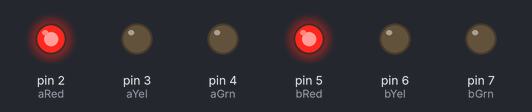
The sketch below on a simulated Arduino Uno, built with avr-gcc and run on an emulated ATmega328P. Shown: output pins drawn as LEDs (lit = HIGH).

Above: at 0.1 s.
At 5.1 s:
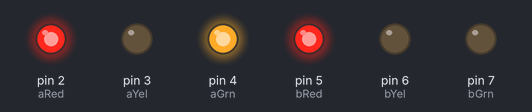
At 10.1 s:
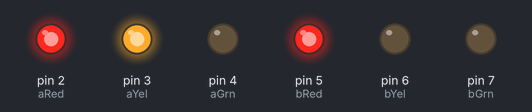
At 18.1 s:
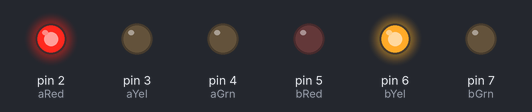
At 26.1 s:
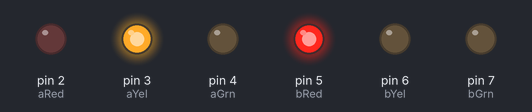
At 37.1 s:
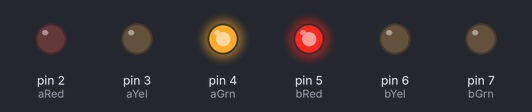
Timing chart, 0 to 38.6 s (numbered marks = the images above):
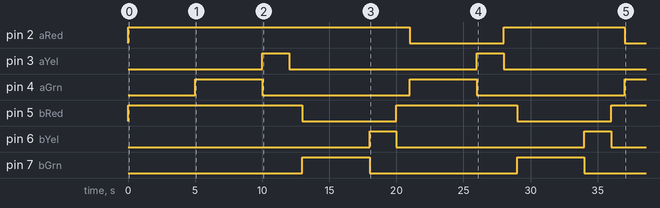

The sketch:

Traffic_light.ino
```cpp
int aRed = 2, aYel = 3, aGrn = 4;
int bRed = 5, bYel = 6, bGrn = 7;

void setup() {
  int pins[] = {2,3,4,5,6,7};
  for (int i = 0; i < 6; i++)
    {
      pinMode(pins[i], OUTPUT);
      digitalWrite(pins[i], LOW);
    }
  digitalWrite(aRed, HIGH);
  digitalWrite(bRed, HIGH);
  delay(5000);
}
void loop()
{
  digitalWrite(aGrn, HIGH); digitalWrite(bRed, HIGH);
  delay(5000);
  digitalWrite(aGrn, LOW);  digitalWrite(aYel, HIGH);
  delay(2000);
  digitalWrite(aYel, LOW);  digitalWrite(aRed, HIGH);
  delay(1000);
  digitalWrite(bRed, LOW);  digitalWrite(bGrn, HIGH);
  delay(5000);
  digitalWrite(bGrn, LOW);  digitalWrite(bYel, HIGH);
  delay(2000);
  digitalWrite(bYel, LOW);  digitalWrite(bRed, HIGH);
  delay(1000);
  digitalWrite(aRed, LOW);
}
```

Measured:
- by itself, pin 2 (aRed): HIGH → LOW at 21.0 s, → HIGH 7.0 s later, → LOW 9.0 s later
- by itself, pin 3 (aYel), pin 6 (bYel): alternates HIGH for 2.0 s and LOW for 14.0 s
- by itself, pin 4 (aGrn), pin 7 (bGrn): alternates HIGH for 5.0 s and LOW for 11.0 s
- by itself, pin 5 (bRed): alternates HIGH for 9.0 s and LOW for 7.0 s
